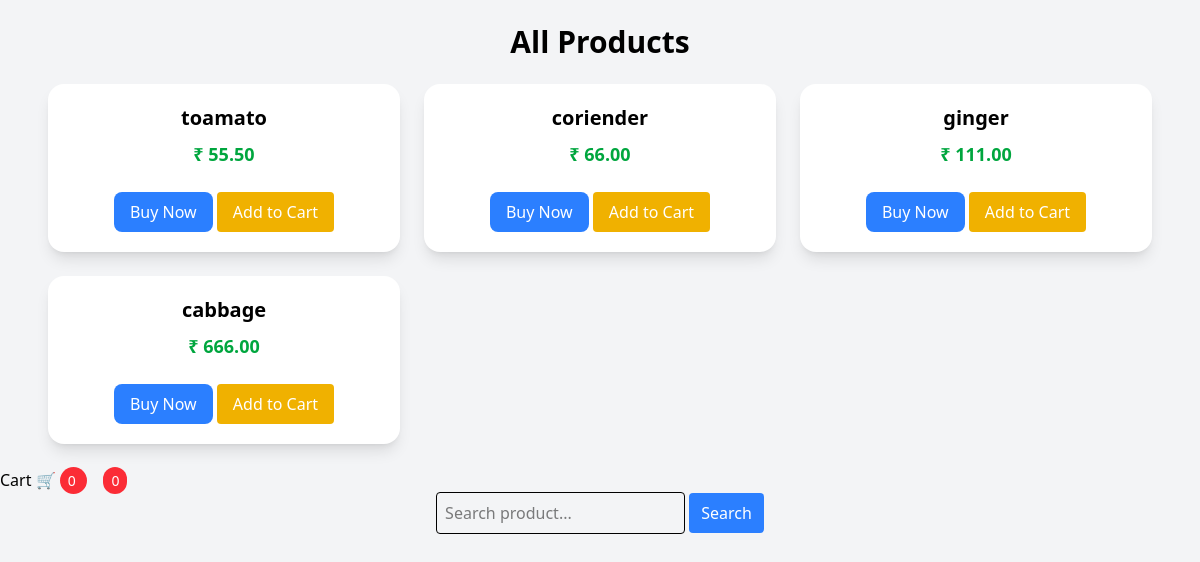
The app's page /product/ (signed in), older data.
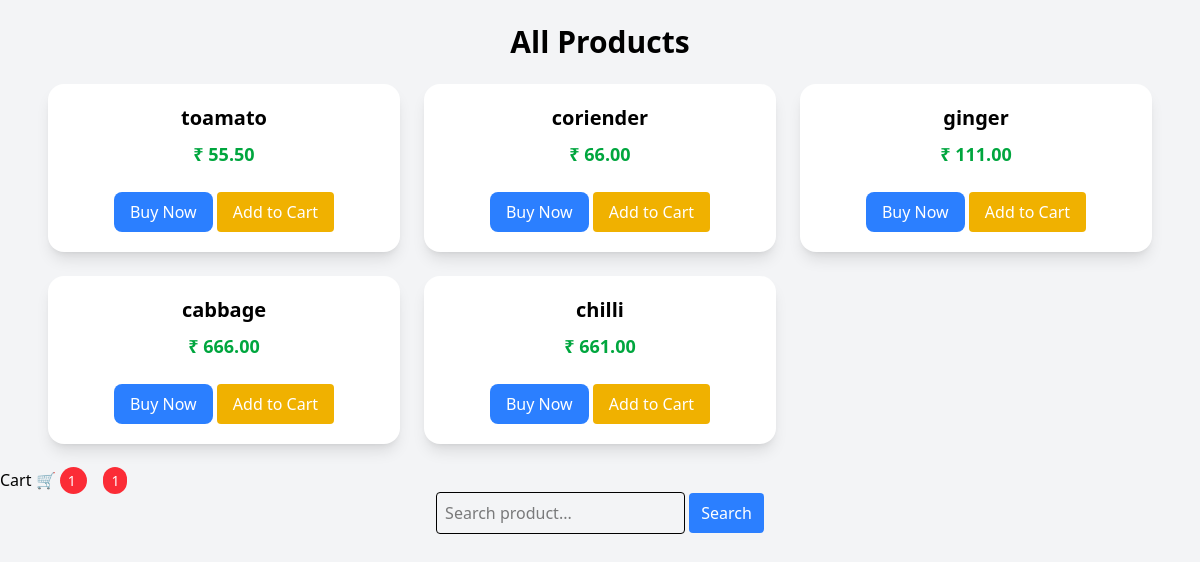
The same page, newer data.
### product/models.py (models this page shows, shortened)
class Product(models.Model):
    name=models.CharField(max_length=166)
    description=models.TextField()
    price=models.DecimalField(max_digits=11,decimal_places=2)
    stock=models.PositiveIntegerField()

### product/views.py (the view)
# urls.py: path("product/",ProductListView.as_view(),name="product_list"),
class ProductListView(View):
    def get(self,request):
        products=Product.objects.all()
        return render (request,"product/product_list.html", {"products":products})

### product/templates/product/product_list.html
{% extends "product/base.html" %}
{% block content %}
<div class="max-w-6xl mx-auto p-6">
    <h1 class="text-3xl font-bold text-center mb-6">All Products</h1>
    <div class="grid grid-cols-1 sm:grid-cols-2 md:grid-cols-3 gap-6">
        {% for product in products %}
        <div class="bg-white shadow-lg rounded-2xl p-5 text-center hover:scale-105 transition">
            <h2 class="text-xl font-semibold mb-2">{{ product.name }}</h2>
            <p class="text-lg font-bold text-green-600 mb-4">
                ₹ {{ product.price }}
            </p>
            <a href="{% url 'Checkout' product.id %}">
                <button class="bg-blue-500 text-white px-4 py-2 rounded-lg hover:bg-blue-600">
                    Buy Now
                </button>
            </a>
            <a href="{% url 'add_to_cart' product.id %}">
    <button class="bg-yellow-500 text-white px-4 py-2 rounded mt-2">
        Add to Cart
    </button>
</a>
        </div>
        {% empty %}
            <p class="text-center col-span-3 text-gray-500">No products available</p>
        {% endfor %}
    </div>
</div>
{% endblock %}

### product/templates/product/base.html (shortened to what this page needs)
<!DOCTYPE html>
<html lang="en">
<head>
    <script src="https://unpkg.com/@tailwindcss/browser@4"></script>
</head>
<body class="bg-gray-100">
    {% block content %}{% endblock %}
<a href="/cart/" class="mr-4">
    Cart 🛒
    <span class="bg-red-500 text-white px-2 py-1 rounded-full text-sm">
        {{ request.user.cartitem_set.count }}
    </span>
</a>
<span class="bg-red-500 text-white px-2 py-1 rounded-full text-sm">
    {{ request.user.cartitem_set.count }}
</span>
<form method="GET" class="text-center mb-5">
    <input type="text" name="q" placeholder="Search product..."
           class="border p-2 rounded">
    <button class="bg-blue-500 text-white px-3 py-2 rounded">
        Search
    </button>
</form>
</body>
</html>

Row changes from the older to the newer data that the page shows:
added Product: name "chilli", price "661.00"
Text that changed along with them:
{{ request.user.cartitem_set.count }}: "0" → "1"
